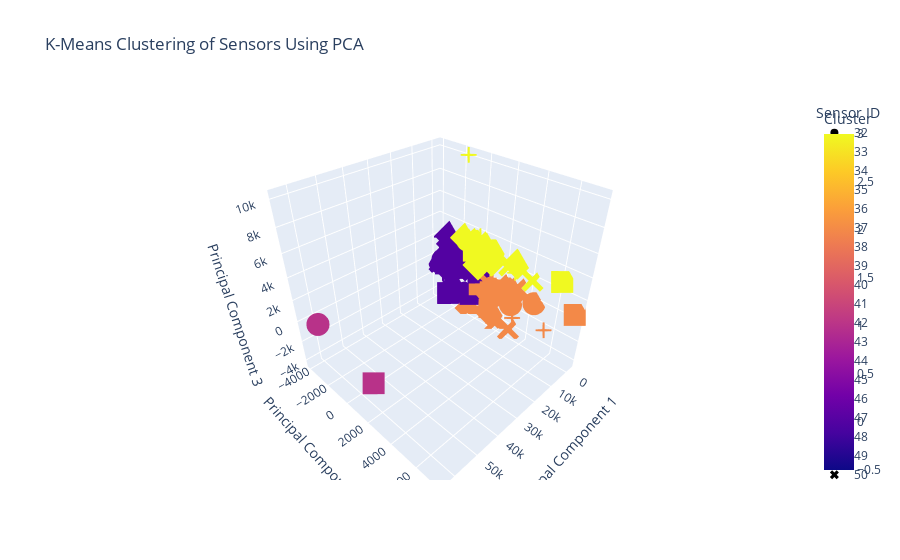

The code cell stored with this chart in its notebook:
### Markdown cell above
## Clustering

### Code cell
from sklearn.cluster import KMeans

# Apply PCA
pca = PCA(n_components=3)
principal_components = pca.fit_transform(reduced_data_corr.drop(columns=['Sensor ID']))
principal_df = pd.DataFrame(data=principal_components, columns=['PC1', 'PC2', 'PC3'])
principal_df['Sensor ID'] = reduced_data_corr['Sensor ID']

# Apply K-Means clustering
kmeans = KMeans(n_clusters=4, random_state=42)
principal_df['Cluster'] = kmeans.fit_predict(principal_df[['PC1', 'PC2', 'PC3']])

# Create an interactive 3D scatter plot
fig = px.scatter_3d(
    principal_df,
    x='PC1',
    y='PC2',
    z='PC3',
    color='Cluster',
    symbol='Sensor ID',
    title='K-Means Clustering of Sensors Using PCA',
    labels={'PC1': 'Principal Component 1', 'PC2': 'Principal Component 2', 'PC3': 'Principal Component 3'},
    hover_data=['Sensor ID']
)

fig.show()

### Figure 1 — Plotly figure (JSON) as saved in the notebook; plotly's stock layout.template omitted (floating-point values rounded to 4 significant figures)
{"data": [{"customdata": [[32]], "hovertemplate": "Sensor ID=%{customdata[0]}<br>Principal Component 1=%{x}<br>Principal Component 2=%{y}<br>Principal Component 3=%{z}<br>Cluster=%{marker.color}<extra></extra>", "legendgroup": "32", "marker": {"color": [0], "coloraxis": "coloraxis", "symbol": "circle"}, "mode": "markers", "name": "32", "scene": "scene", "showlegend": true, "type": "scatter3d", "x": [-1927.0], "y": [-3650.0], "z": [-517.5]}, {"customdata": [[33]], "hovertemplate": "Sensor ID=%{customdata[0]}<br>Principal Component 1=%{x}<br>Principal Component 2=%{y}<br>Principal Component 3=%{z}<br>Cluster=%{marker.color}<extra></extra>", "legendgroup": "33", "marker": {"color": [3], "coloraxis": "coloraxis", "symbol": "diamond"}, "mode": "markers", "name": "33", "scene": "scene", "showlegend": true, "type": "scatter3d", "x": [-1937.0], "y": [2910.0], "z": [2684.0]}, {"customdata": [[34]], "hovertemplate": "Sensor ID=%{customdata[0]}<br>Principal Component 1=%{x}<br>Principal Component 2=%{y}<br>Principal Component 3=%{z}<br>Cluster=%{marker.color}<extra></extra>", "legendgroup": "34", "marker": {"color": [3], "coloraxis": "coloraxis", "symbol": "square"}, "mode": "markers", "name": "34", "scene": "scene", "showlegend": true, "type": "scatter3d", "x": [-1743.0], "y": [239.6], "z": [1785.0]}, {"customdata": [[35]], "hovertemplate": "Sensor ID=%{customdata[0]}<br>Principal Component 1=%{x}<br>Principal Component 2=%{y}<br>Principal Component 3=%{z}<br>Cluster=%{marker.color}<extra></extra>", "legendgroup": "35", "marker": {"color": [0], "coloraxis": "coloraxis", "symbol": "x"}, "mode": "markers", "name": "35", "scene": "scene", "showlegend": true, "type": "scatter3d", "x": [-1274.0], "y": [-2858.0], "z": [-2415.0]}, {"customdata": [[36]], "hovertemplate": "Sensor ID=%{customdata[0]}<br>Principal Component 1=%{x}<br>Principal Component 2=%{y}<br>Principal Component 3=%{z}<br>Cluster=%{marker.color}<extra></extra>", "legendgroup": "36", "marker": {"color": [0], "coloraxis": "coloraxis", "symbol": "cross"}, "mode": "markers", "name": "36", "scene": "scene", "showlegend": true, "type": "scatter3d", "x": [-1107.0], "y": [-3494.0], "z": [-1883.0]}, {"customdata": [[37]], "hovertemplate": "Sensor ID=%{customdata[0]}<br>Principal Component 1=%{x}<br>Principal Component 2=%{y}<br>Principal Component 3=%{z}<br>Cluster=%{marker.color}<extra></extra>", "legendgroup": "37", "marker": {"color": [2], "coloraxis": "coloraxis", "symbol": "circle"}, "mode": "markers", "name": "37", "scene": "scene", "showlegend": true, "type": "scatter3d", "x": [-1926.0], "y": [4483.0], "z": [-194.3]}, {"customdata": [[38]], "hovertemplate": "Sensor ID=%{customdata[0]}<br>Principal Component 1=%{x}<br>Principal Component 2=%{y}<br>Principal Component 3=%{z}<br>Cluster=%{marker.color}<extra></extra>", "legendgroup": "38", "marker": {"color": [0], "coloraxis": "coloraxis", "symbol": "diamond"}, "mode": "markers", "name": "38", "scene": "scene", "showlegend": true, "type": "scatter3d", "x": [-1868.0], "y": [-1787.0], "z": [1568.0]}, {"customdata": [[39]], "hovertemplate": "Sensor ID=%{customdata[0]}<br>Principal Component 1=%{x}<br>Principal Component 2=%{y}<br>Principal Component 3=%{z}<br>Cluster=%{marker.color}<extra></extra>", "legendgroup": "39", "marker": {"color": [2], "coloraxis": "coloraxis", "symbol": "square"}, "mode": "markers", "name": "39", "scene": "scene", "showlegend": true, "type": "scatter3d", "x": [-1165.0], "y": [7366.0], "z": [793.0]}, {"customdata": [[40]], "hovertemplate": "Sensor ID=%{customdata[0]}<br>Principal Component 1=%{x}<br>Principal Component 2=%{y}<br>Principal Component 3=%{z}<br>Cluster=%{marker.color}<extra></extra>", "legendgroup": "40", "marker": {"color": [0], "coloraxis": "coloraxis", "symbol": "x"}, "mode": "markers", "name": "40", "scene": "scene", "showlegend": true, "type": "scatter3d", "x": [-1238.0], "y": [-2025.0], "z": [-720.2]}, {"customdata": [[41]], "hovertemplate": "Sensor ID=%{customdata[0]}<br>Principal Component 1=%{x}<br>Principal Component 2=%{y}<br>Principal Component 3=%{z}<br>Cluster=%{marker.color}<extra></extra>", "legendgroup": "41", "marker": {"color": [2], "coloraxis": "coloraxis", "symbol": "cross"}, "mode": "markers", "name": "41", "scene": "scene", "showlegend": true, "type": "scatter3d", "x": [-1749.0], "y": [5486.0], "z": [-2213.0]}, {"customdata": [[42]], "hovertemplate": "Sensor ID=%{customdata[0]}<br>Principal Component 1=%{x}<br>Principal Component 2=%{y}<br>Principal Component 3=%{z}<br>Cluster=%{marker.color}<extra></extra>", "legendgroup": "42", "marker": {"color": [3], "coloraxis": "coloraxis", "symbol": "circle"}, "mode": "markers", "name": "42", "scene": "scene", "showlegend": true, "type": "scatter3d", "x": [-2038.0], "y": [-1333.0], "z": [2732.0]}, {"customdata": [[43]], "hovertemplate": "Sensor ID=%{customdata[0]}<br>Principal Component 1=%{x}<br>Principal Component 2=%{y}<br>Principal Component 3=%{z}<br>Cluster=%{marker.color}<extra></extra>", "legendgroup": "43", "marker": {"color": [2], "coloraxis": "coloraxis", "symbol": "diamond"}, "mode": "markers", "name": "43", "scene": "scene", "showlegend": true, "type": "scatter3d", "x": [-1526.0], "y": [1009.0], "z": [-3299.0]}, {"customdata": [[44]], "hovertemplate": "Sensor ID=%{customdata[0]}<br>Principal Component 1=%{x}<br>Principal Component 2=%{y}<br>Principal Component 3=%{z}<br>Cluster=%{marker.color}<extra></extra>", "legendgroup": "44", "marker": {"color": [0], "coloraxis": "coloraxis", "symbol": "square"}, "mode": "markers", "name": "44", "scene": "scene", "showlegend": true, "type": "scatter3d", "x": [-1227.0], "y": [-724.3], "z": [-2518.0]}, {"customdata": [[45]], "hovertemplate": "Sensor ID=%{customdata[0]}<br>Principal Component 1=%{x}<br>Principal Component 2=%{y}<br>Principal Component 3=%{z}<br>Cluster=%{marker.color}<extra></extra>", "legendgroup": "45", "marker": {"color": [0], "coloraxis": "coloraxis", "symbol": "x"}, "mode": "markers", "name": "45", "scene": "scene", "showlegend": true, "type": "scatter3d", "x": [-1922.0], "y": [-3218.0], "z": [-134.2]}, {"customdata": [[46]], "hovertemplate": "Sensor ID=%{customdata[0]}<br>Principal Component 1=%{x}<br>Principal Component 2=%{y}<br>Principal Component 3=%{z}<br>Cluster=%{marker.color}<extra></extra>", "legendgroup": "46", "marker": {"color": [2], "coloraxis": "coloraxis", "symbol": "cross"}, "mode": "markers", "name": "46", "scene": "scene", "showlegend": true, "type": "scatter3d", "x": [-1914.0], "y": [784.7], "z": [-4228.0]}, {"customdata": [[47]], "hovertemplate": "Sensor ID=%{customdata[0]}<br>Principal Component 1=%{x}<br>Principal Component 2=%{y}<br>Principal Component 3=%{z}<br>Cluster=%{marker.color}<extra></extra>", "legendgroup": "47", "marker": {"color": [0], "coloraxis": "coloraxis", "symbol": "circle"}, "mode": "markers", "name": "47", "scene": "scene", "showlegend": true, "type": "scatter3d", "x": [-2028.0], "y": [-738.3], "z": [974.8]}, {"customdata": [[48]], "hovertemplate": "Sensor ID=%{customdata[0]}<br>Principal Component 1=%{x}<br>Principal Component 2=%{y}<br>Principal Component 3=%{z}<br>Cluster=%{marker.color}<extra></extra>", "legendgroup": "48", "marker": {"color": [0], "coloraxis": "coloraxis", "symbol": "diamond"}, "mode": "markers", "name": "48", "scene": "scene", "showlegend": true, "type": "scatter3d", "x": [-2001.0], "y": [-2814.0], "z": [1620.0]}, {"customdata": [[49]], "hovertemplate": "Sensor ID=%{customdata[0]}<br>Principal Component 1=%{x}<br>Principal Component 2=%{y}<br>Principal Component 3=%{z}<br>Cluster=%{marker.color}<extra></extra>", "legendgroup": "49", "marker": {"color": [0], "coloraxis": "coloraxis", "symbol": "square"}, "mode": "markers", "name": "49", "scene": "scene", "showlegend": true, "type": "scatter3d", "x": [-1725.0], "y": [-508.7], "z": [402.6]}, {"customdata": [[50]], "hovertemplate": "Sensor ID=%{customdata[0]}<br>Principal Component 1=%{x}<br>Principal Component 2=%{y}<br>Principal Component 3=%{z}<br>Cluster=%{marker.color}<extra></extra>", "legendgroup": "50", "marker": {"color": [2], "coloraxis": "coloraxis", "symbol": "x"}, "mode": "markers", "name": "50", "scene": "scene", "showlegend": true, "type": "scatter3d", "x": [-1974.0], "y": [647.9], "z": [-1062.0]}, {"customdata": [[51]], "hovertemplate": "Sensor ID=%{customdata[0]}<br>Principal Component 1=%{x}<br>Principal Component 2=%{y}<br>Principal Component 3=%{z}<br>Cluster=%{marker.color}<extra></extra>", "legendgroup": "51", "marker": {"color": [0], "coloraxis": "coloraxis", "symbol": "cross"}, "mode": "markers", "name": "51", "scene": "scene", "showlegend": true, "type": "scatter3d", "x": [-1943.0], "y": [-2382.0], "z": [-2627.0]}, {"customdata": [[52]], "hovertemplate": "Sensor ID=%{customdata[0]}<br>Principal Component 1=%{x}<br>Principal Component 2=%{y}<br>Principal Component 3=%{z}<br>Cluster=%{marker.color}<extra></extra>", "legendgroup": "52", "marker": {"color": [0], "coloraxis": "coloraxis", "symbol": "circle"}, "mode": "markers", "name": "52", "scene": "scene", "showlegend": true, "type": "scatter3d", "x": [-1951.0], "y": [-1329.0], "z": [-2878.0]}, {"customdata": [[53]], "hovertemplate": "Sensor ID=%{customdata[0]}<br>Principal Component 1=%{x}<br>Principal Component 2=%{y}<br>Principal Component 3=%{z}<br>Cluster=%{marker.color}<extra></extra>", "legendgroup": "53", "marker": {"color": [0], "coloraxis": "coloraxis", "symbol": "diamond"}, "mode": "markers", "name": "53", "scene": "scene", "showlegend": true, "type": "scatter3d", "x": [-1870.0], "y": [-3127.0], "z": [-646.4]}, {"customdata": [[54]], "hovertemplate": "Sensor ID=%{customdata[0]}<br>Principal Component 1=%{x}<br>Principal Component 2=%{y}<br>Principal Component 3=%{z}<br>Cluster=%{marker.color}<extra></extra>", "legendgroup": "54", "marker": {"color": [2], "coloraxis": "coloraxis", "symbol": "square"}, "mode": "markers", "name": "54", "scene": "scene", "showlegend": true, "type": "scatter3d", "x": [-1923.0], "y": [1291.0], "z": [-713.2]}, {"customdata": [[55]], "hovertemplate": "Sensor ID=%{customdata[0]}<br>Principal Component 1=%{x}<br>Principal Component 2=%{y}<br>Principal Component 3=%{z}<br>Cluster=%{marker.color}<extra></extra>", "legendgroup": "55", "marker": {"color": [2], "coloraxis": "coloraxis", "symbol": "x"}, "mode": "markers", "name": "55", "scene": "scene", "showlegend": true, "type": "scatter3d", "x": [-1215.0], "y": [3207.0], "z": [598.6]}, {"customdata": [[56]], "hovertemplate": "Sensor ID=%{customdata[0]}<br>Principal Component 1=%{x}<br>Principal Component 2=%{y}<br>Principal Component 3=%{z}<br>Cluster=%{marker.color}<extra></extra>", "legendgroup": "56", "marker": {"color": [0], "coloraxis": "coloraxis", "symbol": "cross"}, "mode": "markers", "name": "56", "scene": "scene", "showlegend": true, "type": "scatter3d", "x": [-1739.0], "y": [-1319.0], "z": [-376.9]}, {"customdata": [[57]], "hovertemplate": "Sensor ID=%{customdata[0]}<br>Principal Component 1=%{x}<br>Principal Component 2=%{y}<br>Principal Component 3=%{z}<br>Cluster=%{marker.color}<extra></extra>", "legendgroup": "57", "marker": {"color": [1], "coloraxis": "coloraxis", "symbol": "circle"}, "mode": "markers", "name": "57", "scene": "scene", "showlegend": true, "type": "scatter3d", "x": [63770.0], "y": [-2598.0], "z": [732.5]}, {"customdata": [[58]], "hovertemplate": "Sensor ID=%{customdata[0]}<br>Principal Component 1=%{x}<br>Principal Component 2=%{y}<br>Principal Component 3=%{z}<br>Cluster=%{marker.color}<extra></extra>", "legendgroup": "58", "marker": {"color": [3], "coloraxis": "coloraxis", "symbol": "diamond"}, "mode": "markers", "name": "58", "scene": "scene", "showlegend": true, "type": "scatter3d", "x": [-2058.0], "y": [324.3], "z": [2988.0]}, {"customdata": [[59]], "hovertemplate": "Sensor ID=%{customdata[0]}<br>Principal Component 1=%{x}<br>Principal Component 2=%{y}<br>Principal Component 3=%{z}<br>Cluster=%{marker.color}<extra></extra>", "legendgroup": "59", "marker": {"color": [0], "coloraxis": "coloraxis", "symbol": "square"}, "mode": "markers", "name": "59", "scene": "scene", "showlegend": true, "type": "scatter3d", "x": [-1058.0], "y": [-2944.0], "z": [-3827.0]}, {"customdata": [[60]], "hovertemplate": "Sensor ID=%{customdata[0]}<br>Principal Component 1=%{x}<br>Principal Component 2=%{y}<br>Principal Component 3=%{z}<br>Cluster=%{marker.color}<extra></extra>", "legendgroup": "60", "marker": {"color": [3], "coloraxis": "coloraxis", "symbol": "x"}, "mode": "markers", "name": "60", "scene": "scene", "showlegend": true, "type": "scatter3d", "x": [-1937.0], "y": [2307.0], "z": [2204.0]}, {"customdata": [[61]], "hovertemplate": "Sensor ID=%{customdata[0]}<br>Principal Component 1=%{x}<br>Principal Component 2=%{y}<br>Principal Component 3=%{z}<br>Cluster=%{marker.color}<extra></extra>", "legendgroup": "61", "marker": {"color": [0], "coloraxis": "coloraxis", "symbol": "cross"}, "mode": "markers", "name": "61", "scene": "scene", "showlegend": true, "type": "scatter3d", "x": [-2005.0], "y": [-3763.0], "z": [1881.0]}, {"customdata": [[62]], "hovertemplate": "Sensor ID=%{customdata[0]}<br>Principal Component 1=%{x}<br>Principal Component 2=%{y}<br>Principal Component 3=%{z}<br>Cluster=%{marker.color}<extra></extra>", "legendgroup": "62", "marker": {"color": [2], "coloraxis": "coloraxis", "symbol": "circle"}, "mode": "markers", "name": "62", "scene": "scene", "showlegend": true, "type": "scatter3d", "x": [-1981.0], "y": [1213.0], "z": [-3261.0]}, {"customdata": [[63]], "hovertemplate": "Sensor ID=%{customdata[0]}<br>Principal Component 1=%{x}<br>Principal Component 2=%{y}<br>Principal Component 3=%{z}<br>Cluster=%{marker.color}<extra></extra>", "legendgroup": "63", "marker": {"color": [2], "coloraxis": "coloraxis", "symbol": "diamond"}, "mode": "markers", "name": "63", "scene": "scene", "showlegend": true, "type": "scatter3d", "x": [-2062.0], "y": [2894.0], "z": [-180.0]}, {"customdata": [[64]], "hovertemplate": "Sensor ID=%{customdata[0]}<br>Principal Component 1=%{x}<br>Principal Component 2=%{y}<br>Principal Component 3=%{z}<br>Cluster=%{marker.color}<extra></extra>", "legendgroup": "64", "marker": {"color": [1], "coloraxis": "coloraxis", "symbol": "square"}, "mode": "markers", "name": "64", "scene": "scene", "showlegend": true, "type": "scatter3d", "x": [63970.0], "y": [2431.0], "z": [-563.0]}, {"customdata": [[65]], "hovertemplate": "Sensor ID=%{customdata[0]}<br>Principal Component 1=%{x}<br>Principal Component 2=%{y}<br>Principal Component 3=%{z}<br>Cluster=%{marker.color}<extra></extra>", "legendgroup": "65", "marker": {"color": [3], "coloraxis": "coloraxis", "symbol": "x"}, "mode": "markers", "name": "65", "scene": "scene", "showlegend": true, "type": "scatter3d", "x": [-1916.0], "y": [4153.0], "z": [1836.0]}, {"customdata": [[66]], "hovertemplate": "Sensor ID=%{customdata[0]}<br>Principal Component 1=%{x}<br>Principal Component 2=%{y}<br>Principal Component 3=%{z}<br>Cluster=%{marker.color}<extra></extra>", "legendgroup": "66", "marker": {"color": [2], "coloraxis": "coloraxis", "symbol": "cross"}, "mode": "markers", "name": "66", "scene": "scene", "showlegend": true, "type": "scatter3d", "x": [-1162.0], "y": [3067.0], "z": [-2598.0]}, {"customdata": [[67]], "hovertemplate": "Sensor ID=%{customdata[0]}<br>Principal Component 1=%{x}<br>Principal Component 2=%{y}<br>Principal Component 3=%{z}<br>Cluster=%{marker.color}<extra></extra>", "legendgroup": "67", "marker": {"color": [0], "coloraxis": "coloraxis", "symbol": "circle"}, "mode": "markers", "name": "67", "scene": "scene", "showlegend": true, "type": "scatter3d", "x": [-1058.0], "y": [-1574.0], "z": [338.4]}, {"customdata": [[68]], "hovertemplate": "Sensor ID=%{customdata[0]}<br>Principal Component 1=%{x}<br>Principal Component 2=%{y}<br>Principal Component 3=%{z}<br>Cluster=%{marker.color}<extra></extra>", "legendgroup": "68", "marker": {"color": [0], "coloraxis": "coloraxis", "symbol": "diamond"}, "mode": "markers", "name": "68", "scene": "scene", "showlegend": true, "type": "scatter3d", "x": [-2012.0], "y": [-2968.0], "z": [2361.0]}, {"customdata": [[69]], "hovertemplate": "Sensor ID=%{customdata[0]}<br>Principal Component 1=%{x}<br>Principal Component 2=%{y}<br>Principal Component 3=%{z}<br>Cluster=%{marker.color}<extra></extra>", "legendgroup": "69", "marker": {"color": [0], "coloraxis": "coloraxis", "symbol": "square"}, "mode": "markers", "name": "69", "scene": "scene", "showlegend": true, "type": "scatter3d", "x": [-1963.0], "y": [-1339.0], "z": [-108.3]}, {"customdata": [[70]], "hovertemplate": "Sensor ID=%{customdata[0]}<br>Principal Component 1=%{x}<br>Principal Component 2=%{y}<br>Principal Component 3=%{z}<br>Cluster=%{marker.color}<extra></extra>", "legendgroup": "70", "marker": {"color": [2], "coloraxis": "coloraxis", "symbol": "x"}, "mode": "markers", "name": "70", "scene": "scene", "showlegend": true, "type": "scatter3d", "x": [-1793.0], "y": [1569.0], "z": [-4234.0]}, {"customdata": [[71]], "hovertemplate": "Sensor ID=%{customdata[0]}<br>Principal Component 1=%{x}<br>Principal Component 2=%{y}<br>Principal Component 3=%{z}<br>Cluster=%{marker.color}<extra></extra>", "legendgroup": "71", "marker": {"color": [2], "coloraxis": "coloraxis", "symbol": "cross"}, "mode": "markers", "name": "71", "scene": "scene", "showlegend": true, "type": "scatter3d", "x": [-1658.0], "y": [132.8], "z": [-3442.0]}, {"customdata": [[72]], "hovertemplate": "Sensor ID=%{customdata[0]}<br>Principal Component 1=%{x}<br>Principal Component 2=%{y}<br>Principal Component 3=%{z}<br>Cluster=%{marker.color}<extra></extra>", "legendgroup": "72", "marker": {"color": [0], "coloraxis": "coloraxis", "symbol": "circle"}, "mode": "markers", "name": "72", "scene": "scene", "showlegend": true, "type": "scatter3d", "x": [-2010.0], "y": [-2691.0], "z": [-1133.0]}, {"customdata": [[73]], "hovertemplate": "Sensor ID=%{customdata[0]}<br>Principal Component 1=%{x}<br>Principal Component 2=%{y}<br>Principal Component 3=%{z}<br>Cluster=%{marker.color}<extra></extra>", "legendgroup": "73", "marker": {"color": [0], "coloraxis": "coloraxis", "symbol": "diamond"}, "mode": "markers", "name": "73", "scene": "scene", "showlegend": true, "type": "scatter3d", "x": [-1827.0], "y": [-2390.0], "z": [-2669.0]}, {"customdata": [[74]], "hovertemplate": "Sensor ID=%{customdata[0]}<br>Principal Component 1=%{x}<br>Principal Component 2=%{y}<br>Principal Component 3=%{z}<br>Cluster=%{marker.color}<extra></extra>", "legendgroup": "74", "marker": {"color": [2], "coloraxis": "coloraxis", "symbol": "square"}, "mode": "markers", "name": "74", "scene": "scene", "showlegend": true, "type": "scatter3d", "x": [-1105.0], "y": [1092.0], "z": [-1137.0]}, {"customdata": [[75]], "hovertemplate": "Sensor ID=%{customdata[0]}<br>Principal Component 1=%{x}<br>Principal Component 2=%{y}<br>Principal Component 3=%{z}<br>Cluster=%{marker.color}<extra></extra>", "legendgroup": "75", "marker": {"color": [0], "coloraxis": "coloraxis", "symbol": "x"}, "mode": "markers", "name": "75", "scene": "scene", "showlegend": true, "type": "scatter3d", "x": [-1730.0], "y": [-3967.0], "z": [-919.9]}, {"customdata": [[76]], "hovertemplate": "Sensor ID=%{customdata[0]}<br>Principal Component 1=%{x}<br>Principal Component 2=%{y}<br>Principal Component 3=%{z}<br>Cluster=%{marker.color}<extra></extra>", "legendgroup": "76", "marker": {"color": [3], "coloraxis": "coloraxis", "symbol": "cross"}, "mode": "markers", "name": "76", "scene": "scene", "showlegend": true, "type": "scatter3d", "x": [-2007.0], "y": [-1494.0], "z": [10160.0]}, {"customdata": [[77]], "hovertemplate": "Sensor ID=%{customdata[0]}<br>Principal Component 1=%{x}<br>Principal Component 2=%{y}<br>Principal Component 3=%{z}<br>Cluster=%{marker.color}<extra></extra>", "legendgroup": "77", "marker": {"color": [3], "coloraxis": "coloraxis", "symbol": "circle"}, "mode": "markers", "name": "77", "scene": "scene", "showlegend": true, "type": "scatter3d", "x": [-1852.0], "y": [799.9], "z": [2252.0]}, {"customdata": [[78]], "hovertemplate": "Sensor ID=%{customdata[0]}<br>Principal Component 1=%{x}<br>Principal Component 2=%{y}<br>Principal Component 3=%{z}<br>Cluster=%{marker.color}<extra></extra>", "legendgroup": "78", "marker": {"color": [3], "coloraxis": "coloraxis", "symbol": "diamond"}, "mode": "markers", "name": "78", "scene": "scene", "showlegend": true, "type": "scatter3d", "x": [-1614.0], "y": [930.4], "z": [1916.0]}, {"customdata": [[79]], "hovertemplate": "Sensor ID=%{customdata[0]}<br>Principal Component 1=%{x}<br>Principal Component 2=%{y}<br>Principal Component 3=%{z}<br>Cluster=%{marker.color}<extra></extra>", "legendgroup": "79", "marker": {"color": [0], "coloraxis": "coloraxis", "symbol": "square"}, "mode": "markers", "name": "79", "scene": "scene", "showlegend": true, "type": "scatter3d", "x": [-1875.0], "y": [-1950.0], "z": [-308.9]}, {"customdata": [[80]], "hovertemplate": "Sensor ID=%{customdata[0]}<br>Principal Component 1=%{x}<br>Principal Component 2=%{y}<br>Principal Component 3=%{z}<br>Cluster=%{marker.color}<extra></extra>", "legendgroup": "80", "marker": {"color": [2], "coloraxis": "coloraxis", "symbol": "x"}, "mode": "markers", "name": "80", "scene": "scene", "showlegend": true, "type": "scatter3d", "x": [-1176.0], "y": [2827.0], "z": [-4044.0]}, {"customdata": [[81]], "hovertemplate": "Sensor ID=%{customdata[0]}<br>Principal Component 1=%{x}<br>Principal Component 2=%{y}<br>Principal Component 3=%{z}<br>Cluster=%{marker.color}<extra></extra>", "legendgroup": "81", "marker": {"color": [3], "coloraxis": "coloraxis", "symbol": "cross"}, "mode": "markers", "name": "81", "scene": "scene", "showlegend": true, "type": "scatter3d", "x": [-1786.0], "y": [2836.0], "z": [1841.0]}, {"customdata": [[82]], "hovertemplate": "Sensor ID=%{customdata[0]}<br>Principal Component 1=%{x}<br>Principal Component 2=%{y}<br>Principal Component 3=%{z}<br>Cluster=%{marker.color}<extra></extra>", "legendgroup": "82", "marker": {"color": [0], "coloraxis": "coloraxis", "symbol": "circle"}, "mode": "markers", "name": "82", "scene": "scene", "showlegend": true, "type": "scatter3d", "x": [-1092.0], "y": [-3820.0], "z": [-819.9]}, {"customdata": [[83]], "hovertemplate": "Sensor ID=%{customdata[0]}<br>Principal Component 1=%{x}<br>Principal Component 2=%{y}<br>Principal Component 3=%{z}<br>Cluster=%{marker.color}<extra></extra>", "legendgroup": "83", "marker": {"color": [2], "coloraxis": "coloraxis", "symbol": "diamond"}, "mode": "markers", "name": "83", "scene": "scene", "showlegend": true, "type": "scatter3d", "x": [-1928.0], "y": [-794.6], "z": [-4271.0]}, {"customdata": [[84]], "hovertemplate": "Sensor ID=%{customdata[0]}<br>Principal Component 1=%{x}<br>Principal Component 2=%{y}<br>Principal Component 3=%{z}<br>Cluster=%{marker.color}<extra></extra>", "legendgroup": "84", "marker": {"color": [0], "coloraxis": "coloraxis", "symbol": "square"}, "mode": "markers", "name": "84", "scene": "scene", "showlegend": true, "type": "scatter3d", "x": [-1344.0], "y": [-117.0], "z": [177.8]}, {"customdata": [[85]], "hovertemplate": "Sensor ID=%{customdata[0]}<br>Principal Component 1=%{x}<br>Principal Component 2=%{y}<br>Principal Component 3=%{z}<br>Cluster=%{marker.color}<extra></extra>", "legendgroup": "85", "marker": {"color": [0], "coloraxis": "coloraxis", "symbol": "x"}, "mode": "markers", "name": "85", "scene": "scene", "showlegend": true, "type": "scatter3d", "x": [-1799.0], "y": [-2720.0], "z": [1384.0]}, {"customdata": [[86]], "hovertemplate": "Sensor ID=%{customdata[0]}<br>Principal Component 1=%{x}<br>Principal Component 2=%{y}<br>Principal Component 3=%{z}<br>Cluster=%{marker.color}<extra></extra>", "legendgroup": "86", "marker": {"color": [2], "coloraxis": "coloraxis", "symbol": "cross"}, "mode": "markers", "name": "86", "scene": "scene", "showlegend": true, "type": "scatter3d", "x": [-1803.0], "y": [1087.0], "z": [27.47]}, {"customdata": [[87]], "hovertemplate": "Sensor ID=%{customdata[0]}<br>Principal Component 1=%{x}<br>Principal Component 2=%{y}<br>Principal Component 3=%{z}<br>Cluster=%{marker.color}<extra></extra>", "legendgroup": "87", "marker": {"color": [2], "coloraxis": "coloraxis", "symbol": "circle"}, "mode": "markers", "name": "87", "scene": "scene", "showlegend": true, "type": "scatter3d", "x": [-1962.0], "y": [748.4], "z": [-1267.0]}, {"customdata": [[88]], "hovertemplate": "Sensor ID=%{customdata[0]}<br>Principal Component 1=%{x}<br>Principal Component 2=%{y}<br>Principal Component 3=%{z}<br>Cluster=%{marker.color}<extra></extra>", "legendgroup": "88", "marker": {"color": [2], "coloraxis": "coloraxis", "symbol": "diamond"}, "mode": "markers", "name": "88", "scene": "scene", "showlegend": true, "type": "scatter3d", "x": [-2187.0], "y": [809.0], "z": [-1205.0]}, {"customdata": [[89]], "hovertemplate": "Sensor ID=%{customdata[0]}<br>Principal Component 1=%{x}<br>Principal Component 2=%{y}<br>Principal Component 3=%{z}<br>Cluster=%{marker.color}<extra></extra>", "legendgroup": "89", "marker": {"color": [3], "coloraxis": "coloraxis", "symbol": "square"}, "mode": "markers", "name": "89", "scene": "scene", "showlegend": true, "type": "scatter3d", "x": [-1156.0], "y": [6194.0], "z": [3056.0]}, {"customdata": [[90]], "hovertemplate": "Sensor ID=%{customdata[0]}<br>Principal Component 1=%{x}<br>Principal Component 2=%{y}<br>Principal Component 3=%{z}<br>Cluster=%{marker.color}<extra></extra>", "legendgroup": "90", "marker": {"color": [3], "coloraxis": "coloraxis", "symbol": "x"}, "mode": "markers", "name": "90", "scene": "scene", "showlegend": true, "type": "scatter3d", "x": [-1676.0], "y": [720.8], "z": [2578.0]}, {"customdata": [[91]], "hovertemplate": "Sensor ID=%{customdata[0]}<br>Principal Component 1=%{x}<br>Principal Component 2=%{y}<br>Principal Component 3=%{z}<br>Cluster=%{marker.color}<extra></extra>", "legendgroup": "91", "marker": {"color": [3], "coloraxis": "coloraxis", "symbol": "cross"}, "mode": "markers", "name": "91", "scene": "scene", "showlegend": true, "type": "scatter3d", "x": [-2020.0], "y": [830.0], "z": [1090.0]}, {"customdata": [[92]], "hovertemplate": "Sensor ID=%{customdata[0]}<br>Principal Component 1=%{x}<br>Principal Component 2=%{y}<br>Principal Component 3=%{z}<br>Cluster=%{marker.color}<extra></extra>", "legendgroup": "92", "marker": {"color": [2], "coloraxis": "coloraxis", "symbol": "circle"}, "mode": "markers", "name": "92", "scene": "scene", "showlegend": true, "type": "scatter3d", "x": [-984.5], "y": [2831.0], "z": [-1303.0]}, {"customdata": [[93]], "hovertemplate": "Sensor ID=%{customdata[0]}<br>Principal Component 1=%{x}<br>Principal Component 2=%{y}<br>Principal Component 3=%{z}<br>Cluster=%{marker.color}<extra></extra>", "legendgroup": "93", "marker": {"color": [2], "coloraxis": "coloraxis", "symbol": "diamond"}, "mode": "markers", "name": "93", "scene": "scene", "showlegend": true, "type": "scatter3d", "x": [-1810.0], "y": [2266.0], "z": [-199.1]}, {"customdata": [[94]], "hovertemplate": "Sensor ID=%{customdata[0]}<br>Principal Component 1=%{x}<br>Principal Component 2=%{y}<br>Principal Component 3=%{z}<br>Cluster=%{marker.color}<extra></extra>", "legendgroup": "94", "marker": {"color": [2], "coloraxis": "coloraxis", "symbol": "square"}, "mode": "markers", "name": "94", "scene": "scene", "showlegend": true, "type": "scatter3d", "x": [-2042.0], "y": [-41.17], "z": [-1106.0]}, {"customdata": [[95]], "hovertemplate": "Sensor ID=%{customdata[0]}<br>Principal Component 1=%{x}<br>Principal Component 2=%{y}<br>Principal Component 3=%{z}<br>Cluster=%{marker.color}<extra></extra>", "legendgroup": "95", "marker": {"color": [2], "coloraxis": "coloraxis", "symbol": "x"}, "mode": "markers", "name": "95", "scene": "scene", "showlegend": true, "type": "scatter3d", "x": [-1896.0], "y": [646.1], "z": [-462.5]}, {"customdata": [[96]], "hovertemplate": "Sensor ID=%{customdata[0]}<br>Principal Component 1=%{x}<br>Principal Component 2=%{y}<br>Principal Component 3=%{z}<br>Cluster=%{marker.color}<extra></extra>", "legendgroup": "96", "marker": {"color": [2], "coloraxis": "coloraxis", "symbol": "cross"}, "mode": "markers", "name": "96", "scene": "scene", "showlegend": true, "type": "scatter3d", "x": [-1742.0], "y": [784.6], "z": [-627.4]}, {"customdata": [[97]], "hovertemplate": "Sensor ID=%{customdata[0]}<br>Principal Component 1=%{x}<br>Principal Component 2=%{y}<br>Principal Component 3=%{z}<br>Cluster=%{marker.color}<extra></extra>", "legendgroup": "97", "marker": {"color": [0], "coloraxis": "coloraxis", "symbol": "circle"}, "mode": "markers", "name": "97", "scene": "scene", "showlegend": true, "type": "scatter3d", "x": [-2003.0], "y": [-2911.0], "z": [1099.0]}, {"customdata": [[98]], "hovertemplate": "Sensor ID=%{customdata[0]}<br>Principal Component 1=%{x}<br>Principal Component 2=%{y}<br>Principal Component 3=%{z}<br>Cluster=%{marker.color}<extra></extra>", "legendgroup": "98", "marker": {"color": [0], "coloraxis": "coloraxis", "symbol": "diamond"}, "mode": "markers", "name": "98", "scene": "scene", "showlegend": true, "type": "scatter3d", "x": [-1844.0], "y": [-3180.0], "z": [-748.7]}, {"customdata": [[99]], "hovertemplate": "Sensor ID=%{customdata[0]}<br>Principal Component 1=%{x}<br>Principal Component 2=%{y}<br>Principal Component 3=%{z}<br>Cluster=%{marker.color}<extra></extra>", "legendgroup": "99", "marker": {"color": [3], "coloraxis": "coloraxis", "symbol": "square"}, "mode": "markers", "name": "99", "scene": "scene", "showlegend": true, "type": "scatter3d", "x": [-996.4], "y": [-571.8], "z": [2169.0]}, {"customdata": [[100]], "hovertemplate": "Sensor ID=%{customdata[0]}<br>Principal Component 1=%{x}<br>Principal Component 2=%{y}<br>Principal Component 3=%{z}<br>Cluster=%{marker.color}<extra></extra>", "legendgroup": "100", "marker": {"color": [2], "coloraxis": "coloraxis", "symbol": "x"}, "mode": "markers", "name": "100", "scene": "scene", "showlegend": true, "type": "scatter3d", "x": [-2114.0], "y": [1706.0], "z": [-1959.0]}, {"customdata": [[101]], "hovertemplate": "Sensor ID=%{customdata[0]}<br>Principal Component 1=%{x}<br>Principal Component 2=%{y}<br>Principal Component 3=%{z}<br>Cluster=%{marker.color}<extra></extra>", "legendgroup": "101", "marker": {"color": [3], "coloraxis": "coloraxis", "symbol": "cross"}, "mode": "markers", "name": "101", "scene": "scene", "showlegend": true, "type": "scatter3d", "x": [-1004.0], "y": [-75.41], "z": [3824.0]}, {"customdata": [[102]], "hovertemplate": "Sensor ID=%{customdata[0]}<br>Principal Component 1=%{x}<br>Principal Component 2=%{y}<br>Principal Component 3=%{z}<br>Cluster=%{marker.color}<extra></extra>", "legendgroup": "102", "marker": {"color": [3], "coloraxis": "coloraxis", "symbol": "circle"}, "mode": "markers", "name": "102", "scene": "scene", "showlegend": true, "type": "scatter3d", "x": [-1940.0], "y": [-546.3], "z": [3017.0]}, {"customdata": [[103]], "hovertemplate": "Sensor ID=%{customdata[0]}<br>Principal Component 1=%{x}<br>Principal Component 2=%{y}<br>Principal Component 3=%{z}<br>Cluster=%{marker.color}<extra></extra>", "legendgroup": "103", "marker": {"color": [3], "coloraxis": "coloraxis", "symbol": "diamond"}, "mode": "markers", "name": "103", "scene": "scene", "showlegend": true, "type": "scatter3d", "x": [-2096.0], "y": [-1522.0], "z": [2888.0]}, {"customdata": [[104]], "hovertemplate": "Sensor ID=%{customdata[0]}<br>Principal Component 1=%{x}<br>Principal Component 2=%{y}<br>Principal Component 3=%{z}<br>Cluster=%{marker.color}<extra></extra>", "legendgroup": "104", "marker": {"color": [2], "coloraxis": "coloraxis", "symbol": "square"}, "mode": "markers", "name": "104", "scene": "scene", "showlegend": true, "type": "scatter3d", "x": [-925.9], "y": [1424.0], "z": [-721.3]}, {"customdata": [[105]], "hovertemplate": "Sensor ID=%{customdata[0]}<br>Principal Component 1=%{x}<br>Principal Component 2=%{y}<br>Principal Component 3=%{z}<br>Cluster=%{marker.color}<extra></extra>", "legendgroup": "105", "marker": {"color": [3], "coloraxis": "coloraxis", "symbol": "x"}, "mode": "markers", "name": "105", "scene": "scene", "showlegend": true, "type": "scatter3d", "x": [-1906.0], "y": [-1070.0], "z": [3291.0]}, {"customdata": [[106]], "hovertemplate": "Sensor ID=%{customdata[0]}<br>Principal Component 1=%{x}<br>Principal Component 2=%{y}<br>Principal Component 3=%{z}<br>Cluster=%{marker.color}<extra></extra>", "legendgroup": "106", "marker": {"color": [2], "coloraxis": "coloraxis", "symbol": "cross"}, "mode": "markers", "name": "106", "scene": "scene", "showlegend": true, "type": "scatter3d", "x": [-1213.0], "y": [1608.0], "z": [-448.9]}, {"customdata": [[107]], "hovertemplate": "Sensor ID=%{customdata[0]}<br>Principal Component 1=%{x}<br>Principal Component 2=%{y}<br>Principal Component 3=%{z}<br>Cluster=%{marker.color}<extra></extra>", "legendgroup": "107", "marker": {"color": [3], "coloraxis": "coloraxis", "symbol": "circle"}, "mode": "markers", "name": "107", "scene": "scene", "showlegend": true, "type": "scatter3d", "x": [-1814.0], "y": [961.8], "z": [2897.0]}, {"customdata": [[108]], "hovertemplate": "Sensor ID=%{customdata[0]}<br>Principal Component 1=%{x}<br>Principal Component 2=%{y}<br>Principal Component 3=%{z}<br>Cluster=%{marker.color}<extra></extra>", "legendgroup": "108", "marker": {"color": [3], "coloraxis": "coloraxis", "symbol": "diamond"}, "mode": "markers", "name": "108", "scene": "scene", "showlegend": true, "type": "scatter3d", "x": [-1865.0], "y": [-258.9], "z": [823.3]}], "layout": {"coloraxis": {"colorbar": {"title": {"text": "Cluster"}}, "colorscale": [[0, "#0d0887"], [0.1111, "#46039f"], [0.2222, "#7201a8"], [0.3333, "#9c179e"], [0.4444, "#bd3786"], [0.5556, "#d8576b"], [0.6667, "#ed7953"], [0.7778, "#fb9f3a"], [0.8889, "#fdca26"], [1, "#f0f921"]]}, "legend": {"title": {"text": "Sensor ID"}, "tracegroupgap": 0}, "scene": {"domain": {"x": [0, 1], "y": [0, 1]}, "xaxis": {"title": {"text": "Principal Component 1"}}, "yaxis": {"title": {"text": "Principal Component 2"}}, "zaxis": {"title": {"text": "Principal Component 3"}}}, "title": {"text": "K-Means Clustering of Sensors Using PCA"}}}
